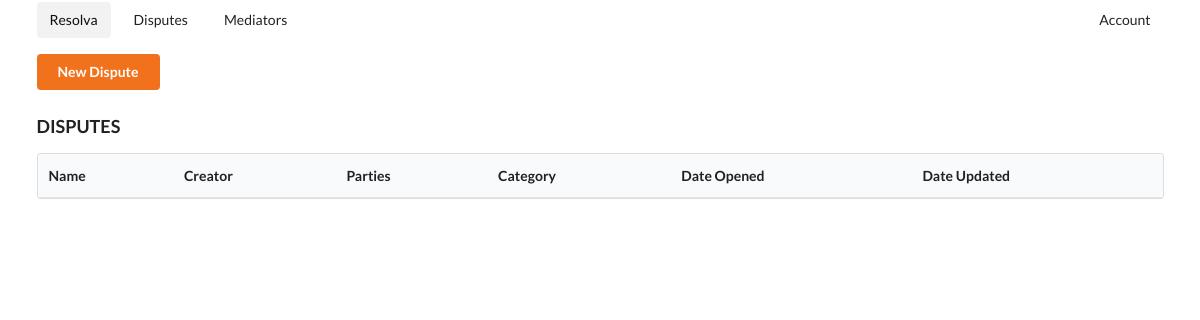
The app's page /dashboard/ (signed in), older data.
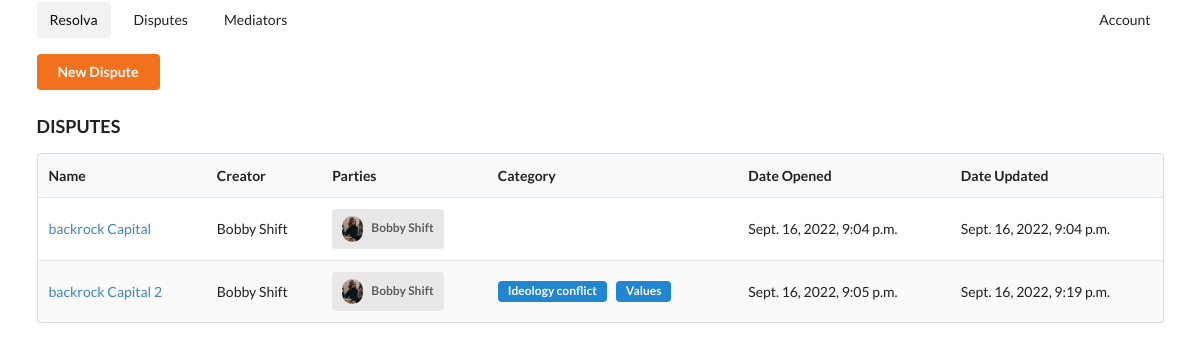
The same page, newer data.
### core/models.py (models this page shows, shortened)
class Dispute(models.Model):
	name = models.CharField(blank=True, null=True, max_length=250)
	summary = models.TextField(blank=True, null=True)
	creator = models.ForeignKey(Account, on_delete=models.CASCADE, related_name="dispute_creator")
	parties = models.ManyToManyField(Account, related_name="dispute_parties")
	date_opened = models.DateTimeField(auto_now_add=True)
	date_updated = models.DateTimeField(auto_now=True)
	categories = models.ManyToManyField(Category)
	is_ended = models.BooleanField(default=False)

### accounts/models.py (models this page shows, shortened)
class Account(models.Model):
	image = models.ImageField(upload_to="images")
	user = models.ForeignKey(User, on_delete=models.CASCADE)
	first_name = models.CharField(blank=True, null=True, max_length=250)
	last_name = models.CharField(blank=True, null=True, max_length=250)
	email = models.CharField(blank=True, null=True, max_length=250)
	phone = models.IntegerField()
	languages = models.ManyToManyField(Language)
	def fullname(self):
		return f"{self.first_name} {self.last_name}"
	def __str__(self):
		return self.fullname()

class Category(models.Model):
	name = models.CharField(blank=True, null=True, max_length=300)
	class Meta:
		verbose_name = "Category"
		verbose_name_plural = "Categories"

### core/views.py (the view)
# urls.py: path("dashboard/", views.dashboard, name="dashboard"),
def dashboard(request):
	template = "core/dashboard.html"
	account = Account.objects.get(user=request.user)
	disputes = Dispute.objects.filter(parties=account)
	context = {
		"disputes": disputes,
		"account": account,
	}
	return render(request, template, context)

### templates/core/dashboard.html (shortened to what this page needs)
{% extends 'base.html' %}
{% block body %}
<div class="">
<a class="ui orange button" href="{% url 'core:create_dispute' %}">New Dispute</a>
<br>
<h3>DISPUTES</h3>
<table class="ui striped table">
  <thead>
    <tr>
      <th>Name</th>
      <th>Creator</th>
      <th>Parties</th>
      <th>Category</th>
      <th>Date Opened</th>
      <th>Date Updated</th>
    </tr>
  </thead>
  <tbody>
  {% for dispute in disputes %}
    <tr>
      <td><a href="{% url 'core:dispute' dispute.id %}">{{dispute.name}}</a></td>
      <td>{{dispute.creator}}</td>
      <td>
      {% for acc in dispute.parties.all %}
      <a class="ui label">
		  <img class="ui right spaced avatar image" src="{{acc.image.url}}">
		  {{acc.fullname}}
		</a>
		{% endfor %}
	</td>
      <td>
      {% for cat in dispute.categories.all %}
      <div class="ui blue horizontal label">{{cat.name}}</div>
      {% endfor %}
      </td>
      <td>{{dispute.date_opened}}</td>
      <td>{{dispute.date_updated}}</td>
    </tr>
  {% endfor %}
  </tbody>
</table>
</div>
{% endblock %}

Row changes from the older to the newer data that the page shows:
added Dispute: name "backrock Capital", creator "Bobby Shift", date_opened "Sept. 16, 2022, 9:04 p.m.", date_updated "Sept. 16, 2022, 9:04 p.m."
now on this page (row unchanged): Account: image (picture), fullname "Bobby Shift"
added Dispute: name "backrock Capital 2", creator "Bobby Shift", date_opened "Sept. 16, 2022, 9:05 p.m.", date_updated "Sept. 16, 2022, 9:19 p.m."
now on this page (row unchanged): Category: name "Ideology conflict"
now on this page (row unchanged): Category: name "Values"
